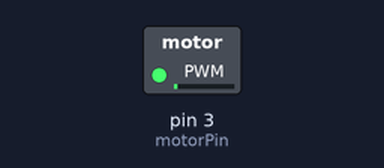
Recording of a sketch running on a simulated Arduino Uno, built with avr-gcc and run on an emulated ATmega328P. Shown: switched loads named in the sketch (green lamp = pin HIGH).

Above: at 0.05 s.
At 0.95 s:
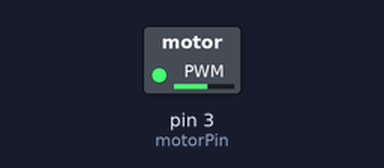
At 1.8 s:
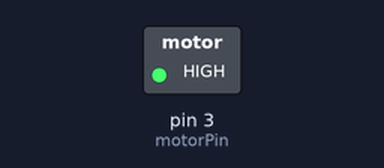
At 3.55 s:
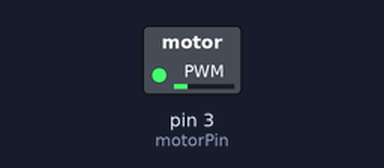
Timing chart, 0 to 6.4 s (numbered marks = the images above):
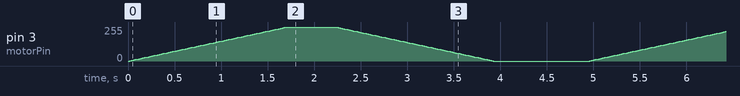

The sketch:

motor_test.ino
```cpp
int motorPin = 3;

void setup()
{
    pinMode(motorPin, OUTPUT);
    Serial.begin(9600);
}

void loop()
{
    for (int speed = 0; speed <= 255; speed += 3)
    {
        analogWrite(motorPin, speed);
        delay(20);
    }

    delay(500);

    for (int speed = 255; speed >= 0; speed -= 3)
    {
        analogWrite(motorPin, speed);
        delay(20);
    }

    delay(1000);
}
```
